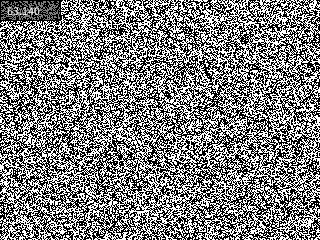
Frame 1 (no input)
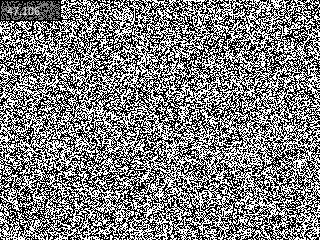
Frame 60 (the mouse pressed at the canvas centre just before this capture)
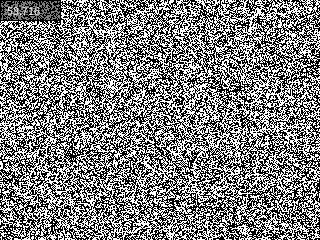
Frame 120 (the mouse held since frame 60 and released just before this capture)

The Processing sketch that drew these frames (run headless with seeded random() and noise(); from frame 60 on, the mouse is pressed at the canvas centre):

// Processing sketch: ImageNoise
// ── ImageNoise.pde
/**
 * ImageNoise
 * https://rosettacode.org/wiki/Image_noise#Processing
 * Processing 3.4
 * 2019-08 Jeremy Douglass
 * 
 * Task:
 * 
 * Generate a random black and white 320x240 image continuously, showing FPS
 * (frames per second).
 */

color black = color(0);
color white = color(255);

void setup() {
  size(320, 240);
  // frameRate(300); // 60 by default
}

void draw() {
  loadPixels();
  for (int i=0; i<pixels.length; i++) {
    if (random(1)<0.5) {
      pixels[i] = black;
    } else {
      pixels[i] = white;
    }
  }
  updatePixels();
  fill(0, 128);
  rect(0, 0, 60, 20);
  fill(255);
  text(frameRate, 5, 15);
}
